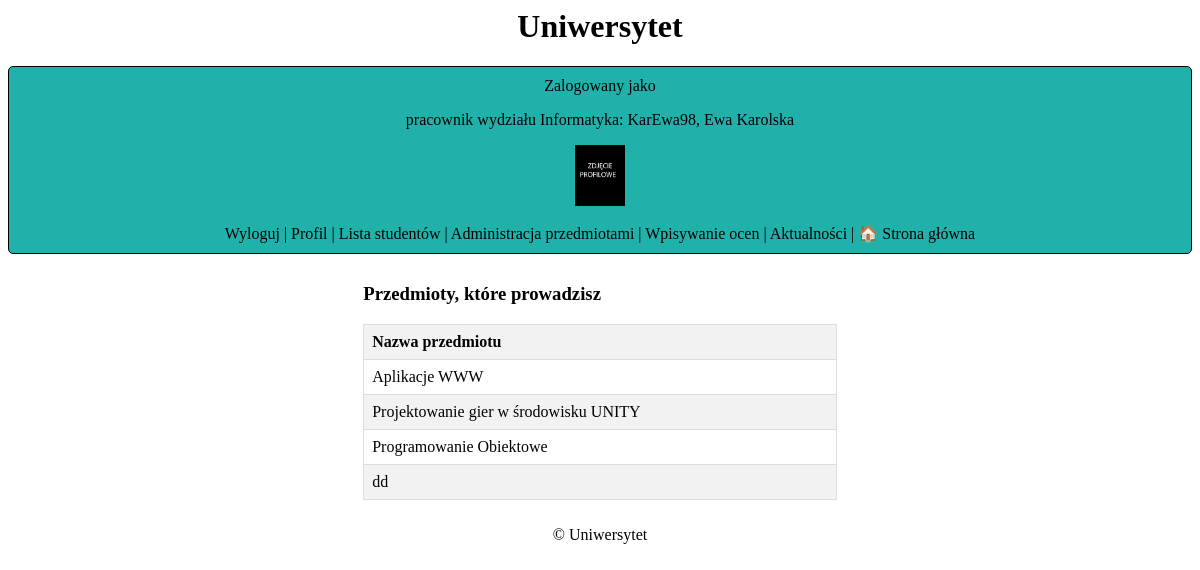
Screenshot of / (signed in) with the database file from the repository.
### uczelnia/models.py (models this page shows, shortened)
class CustomUser(AbstractUser):
    first_name = models.CharField(max_length=100, blank=False, null=False)
    last_name = models.CharField(max_length=100, blank=False, null=False)
    avatar = models.ImageField(default='default.png', upload_to='profile_pics')
    birthday = models.DateField(default=date(2000, 1, 1))
    phone = models.CharField(max_length=9, blank=False)
    address = models.CharField(max_length=100, blank=False)
    semester = models.CharField(max_length=100, default="2023/2024")  # semestr na którym jest student
    department = models.ForeignKey(Department, on_delete=models.CASCADE,
                                   null=False)  # w jakim wydziale studiuje student lub zatrudniony jest pracownik
    is_employee = models.BooleanField(default=False)  # czy użytkownik jest pracownikiem
    is_verified = models.BooleanField(default=False) #veryfikacja przez admina

class Department(models.Model):
    name = models.CharField(max_length=100, blank=False, null=False)
    def __str__(self):
        return self.name

class Subject(models.Model):
    name = models.CharField(max_length=100, blank=False, null=False)  # nazwa przedmiotu
    purpose = models.TextField(default="")  # cel kształcenia
    effects = models.TextField(default="")  # efekty kształcenia
    teacher = models.ForeignKey(CustomUser, on_delete=models.CASCADE)  # przypiany do przedmiotu nauczyciel
    semester = models.CharField(max_length=100, default="2023/2024")  # semestr na którym jest student
    ects_points = models.IntegerField(default=0, verbose_name='Punkty ECTS')

### uczelnia/views.py (the view, shortened to what this page needs)
# urls.py: path("", HomePageView.as_view(), name="home"),
class HomePageView(TemplateView):
    template_name = "home.html"
    def get_context_data(self, **kwargs):
        context = super().get_context_data(**kwargs)
        if self.request.user.is_anonymous:
            return context
        if self.request.user.is_employee:
            context['subjects'] = Subject.objects.filter(teacher=self.request.user)
        return context

### uczelnia/templates/home.html (shortened to what this page needs)
{% extends "base.html" %}{% block content %}
{% if user.is_authenticated %}
  {% if not request.user.is_employee %}
    <h3>📑 Przebieg studiów</h3>
    {% if subjects_details %}
      {% for subject, details in subjects_details.items %}
        <table class="subject-table">
          <thead>
            <tr>
              <th colspan="2">{{ subject.name }} - Punkty ECTS: {{ details.ects_points }}</th>
            </tr>
          </thead>
          <tbody>
            {% for effect_grade in details.effects_grades %}
                 {% if effect_grade.effect %}
              <tr>
                <td>Efekt: {{ effect_grade.effect }}</td>
                <td>Ocena: {{ effect_grade.grade }}</td>
              </tr>
                {% endif %}
            {% endfor %}
            <tr>
              <td><strong>Średnia ocena z przedmiotu:</strong></td>
              <td><strong>{{ details.average_grade }}</strong></td>
            </tr>
          </tbody>
        </table>
        <br>
      {% endfor %}
    {% else %}
      <p>Brak kursów.</p>
    {% endif %}
  {% else %}
    <h3>Przedmioty, które prowadzisz</h3>
    {% if subjects %}
      <table class="subject-table">
        <thead>
          <tr>
            <th>Nazwa przedmiotu</th>
          </tr>
        </thead>
        <tbody>
          {% for subject in subjects %}
            <tr>
              <td>{{ subject.name }}</td>
            </tr>
          {% endfor %}
        </tbody>
      </table>
    {% else %}
      <p>Nie prowadzisz żadnych zajęć.</p>
    {% endif %}
  {% endif %}
{% else %}
  <p>Nie jesteś zalogowany.</p>
{% endif %}
{% endblock content %}

### uczelnia/templates/base.html
{% load static %}
<head>
  <link rel="stylesheet" href="{% static 'style.css' %}" />
</head>
<body>
  <center>
      <h1>Uniwersytet</h1>
      <header>
          {% if user.is_authenticated %}
          Zalogowany jako
        {% if user.is_superuser %}
          <p>Administrator: {{ user.username }}</p>
        {% elif user.is_employee %}
          <p>pracownik wydziału {{user.department}}: {{ user.username }}, {{user.first_name}} {{user.last_name}}</p>
        {% else %}
          <p>student wydziału {{user.department}}: {{ user.username }}, {{user.first_name}} {{user.last_name}}, semestr {{user.semester}}</p>
        {% endif %}
        <img src="{{user.avatar.url}}" width="50px">
<br>  <br>
      <a href="{% url 'logout' %}">Wyloguj</a>
      |
      <a href="{% url 'edit_profile' %}">Profil</a>
      |
        {% if user.is_superuser %}
          <p>Administrator: {{ user.username }}</p>
            <a href="{% url 'admin_home' %}">Panel Administratora</a> |
          <a href="{% url 'verification_list' %}">Weryfikacja użytkowników</a> |
            <a href="{% url 'news_list' %}">Aktualności</a>
        {% elif user.is_employee %}
              <a href="{% url 'user_list' %}">Lista studentów</a>
               |
              <a href="{% url 'subject_list' %}">Administracja przedmiotami</a>
              |
              <a href="{% url 'education_list' %}">Wpisywanie ocen</a> |
            <a href="{% url 'news_list' %}">Aktualności</a>
        {% else %}
              <a href="{% url 'education_list' %}">Nauka</a> |
            <a href="{% url 'news_list' %}">Aktualności</a>
        {% endif %}
      {% else %}
      <p>Nie jesteś zalogowany</p>
      <a href="{% url 'login' %}">Logowanie</a>|
      <a href="{% url 'signup' %}">Rejestracja</a>
      {% endif %} |
      <a href="{% url 'home' %}">🏠 Strona główna</a>
    </header>
  </center>
  <main class="center">{% block content %} {% endblock %}</main>
  <center>
    <footer>
      <p>&copy; {{ year }} Uniwersytet</p>
    </footer>
  </center>
</body>

### uczelnia/static/style.css (style rules this page uses)
body { font-family: verdana; }
a:link { color: #000000; text-decoration: none; }
.center { margin: auto; width: 40%; padding: 10px; }
header { margin-left: auto; margin-right: auto; background-color: lightseagreen; border-radius: 5px; border: #000000 1px solid; padding: 10px; }
main { margin-left: auto; margin-right: auto; }
footer { margin-left: auto; margin-right: auto; }

### uczelnia/templates/home.html (style rules this page uses)
.subject-table { width: 100%; border-collapse: collapse; }
.subject-table th, .subject-table td { border: 1px solid #ddd; padding: 8px; }
.subject-table th { background-color: #f2f2f2; text-align: left; }
.subject-table tr:nth-child(even) { background-color: #f2f2f2; }

### rows the page displays
CustomUser: department "Informatyka", username "KarEwa98", first_name "Ewa", last_name "Karolska", avatar (picture)
Subject: name "Aplikacje WWW"
Subject: name "Projektowanie gier w środowisku UNITY"
Subject: name "Programowanie Obiektowe"
Subject: name "dd"
